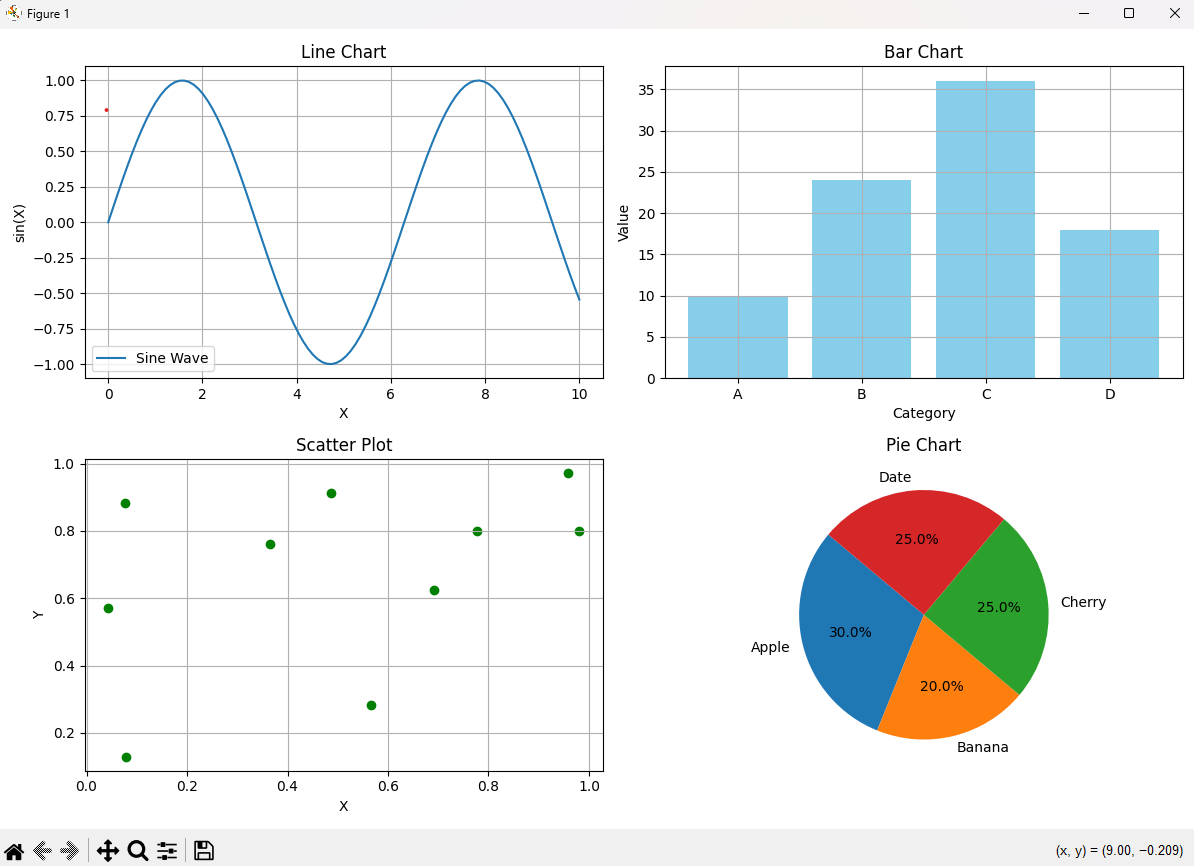

The script that drew this image:
import numpy as np
import matplotlib.pyplot as plt

fig, axs = plt.subplots(2, 2, figsize=(12, 8))
x = np.linspace(0, 10, 100)
y = np.sin(x)
axs[0, 0].plot(x, y, label='Sine Wave')
axs[0, 0].set_title('Line Chart')
axs[0, 0].set_xlabel('X')
axs[0, 0].set_ylabel('sin(X)')
axs[0, 0].legend()
axs[0, 0].grid(True)

categories = ['A', 'B', 'C', 'D']
values = [10, 24, 36, 18]
axs[0, 1].bar(categories, values, color='skyblue')
axs[0, 1].set_title('Bar Chart')
axs[0, 1].set_xlabel('Category')
axs[0, 1].set_ylabel('Value')
axs[0, 1].grid(True)

x_scatter = np.random.rand(10)
y_scatter = np.random.rand(10)
axs[1, 0].scatter(x_scatter, y_scatter, color='green')
axs[1, 0].set_title('Scatter Plot')
axs[1, 0].set_xlabel('X')
axs[1, 0].set_ylabel('Y')
axs[1, 0].grid(True)

sizes = [30, 20, 25, 25]
labels = ['Apple', 'Banana', 'Cherry', 'Date']
axs[1, 1].pie(sizes, labels=labels, autopct='%1.1f%%', startangle=140)
axs[1, 1].set_title('Pie Chart')

fig.tight_layout()
plt.show()
